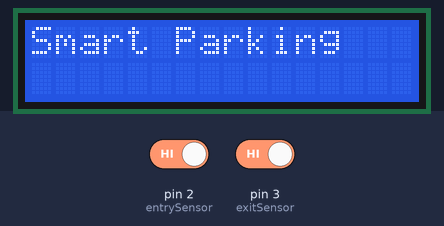
The sketch below on a simulated Arduino Uno, built with avr-gcc and run on an emulated ATmega328P. Shown: 16×2 character LCD. Inputs (shaded band) come from the test bench; at power-on: pin 2 (entrySensor) HIGH, pin 3 (exitSensor) HIGH.

Above: at 0.1 s.
At 3.2 s:
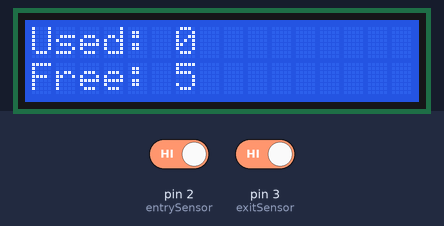
3.3 s: pin 2 (entrySensor) driven LOW
At 4.8 s:
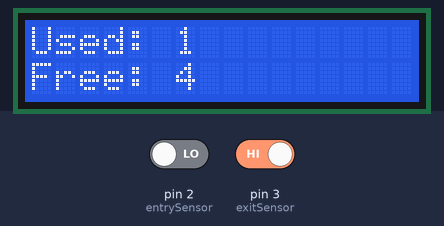
Timing chart, 0 to 6.3 s (numbered marks = the images above; inputs shaded):
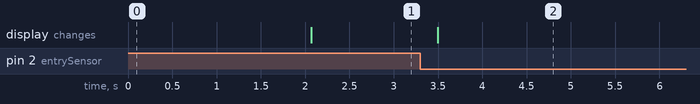

The sketch:

smart_parking_system.ino
```cpp
#include <LiquidCrystal.h>

LiquidCrystal lcd(7, 6, 5, 4, 9, 8);

const int entrySensor = 2;
const int exitSensor  = 3;

int totalSlots = 5;
int usedSlots  = 0;

bool entryBlocked = false;
bool exitBlocked  = false;

void setup() {
  pinMode(entrySensor, INPUT_PULLUP);
  pinMode(exitSensor, INPUT_PULLUP);

  lcd.begin(16, 2);
  lcd.print("Smart Parking");
  delay(2000);
  lcd.clear();
}

void loop() {

  // ENTRY
  if (digitalRead(entrySensor) == LOW && !entryBlocked) {
    if (usedSlots < totalSlots) {
      usedSlots++;
    }
    entryBlocked = true;
  }
  if (digitalRead(entrySensor) == HIGH) {
    entryBlocked = false;
  }

  // EXIT
  if (digitalRead(exitSensor) == LOW && !exitBlocked) {
    if (usedSlots > 0) {
      usedSlots--;
    }
    exitBlocked = true;
  }
  if (digitalRead(exitSensor) == HIGH) {
    exitBlocked = false;
  }

  // LCD DISPLAY
  lcd.setCursor(0, 0);
  lcd.print("Used: ");
  lcd.print(usedSlots);
  lcd.print("   ");

  lcd.setCursor(0, 1);
  lcd.print("Free: ");
  lcd.print(totalSlots - usedSlots);
  lcd.print("   ");

  if (usedSlots == totalSlots) {
    lcd.setCursor(10, 1);
    lcd.print("FULL");
  } else {
    lcd.setCursor(10, 1);
    lcd.print("    ");
  }

  delay(200);
}
```

Measured:
- after the input at 3.3 s, the display: changes after 0.20 s (image 2)
